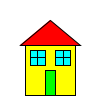
Frame 1 (no input)
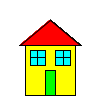
Frame 60 (the mouse pressed at the canvas centre just before this capture)
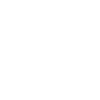
Frame 120 (the mouse held since frame 60 and released just before this capture)

The Processing sketch that drew these frames (run headless with seeded random() and noise(); from frame 60 on, the mouse is pressed at the canvas centre):

// Processing sketch: processing_88995
// ── processing_88995.pde

void setup()
{
  background(255);
  size(100,100);
  smooth();
}

void draw()
{
  if ((mouseX >= ((width/2) + 10) || mouseX <= ((width/2) - 10)) || (mouseY >= ((height/2) + 10) || mouseY <= ((height/2) - 10)))
  {
    house();
  }
  else 
  {
    noStroke();
    fill(255);
    rect(0,0,width,height);
  }
}

void house()
{
  fill(255,255,0);
  rect(25,45,50,50);
  fill(255,0,0);
  triangle(20,45,80,45,50,20);
  fill(0,255,0);
  rect(45,70,10,25);
  fill(0,255,255);
  rect(30,50,15,15);
  rect(55,50,15,15);
  stroke(0);
  line(63,50,63,65);
  line(37,50,37,65);
  line(55,57,70,57);
  line(30,57,45,57);
}
